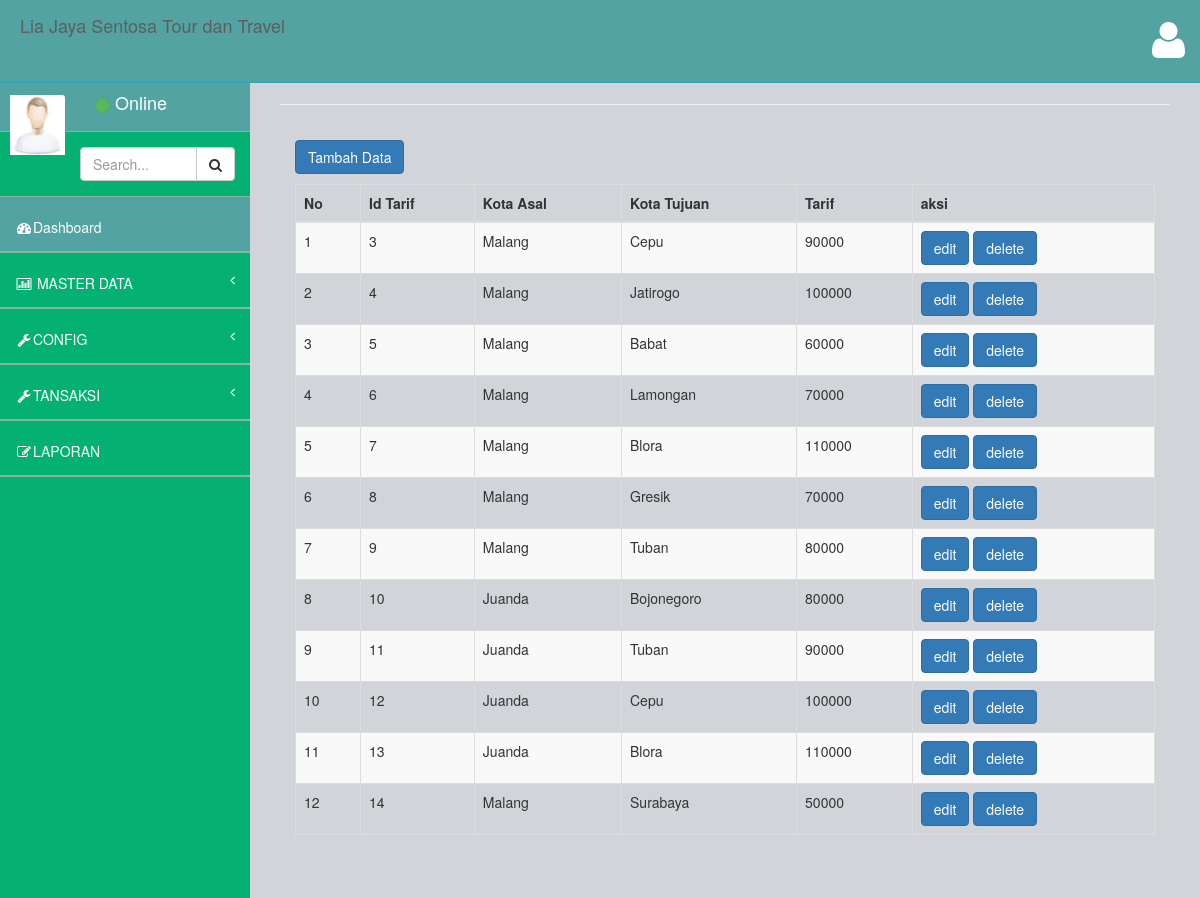
Page /index.php/tarif_kota on the committed database.
### tables this page shows
CREATE TABLE `tarif_kota` (
  `idtarif` int(11) NOT NULL,
  `kota_asal` varchar(200) DEFAULT NULL,
  `kota_tujuan` varchar(200) DEFAULT NULL,
  `tarif` varchar(200) DEFAULT NULL
);

CREATE TABLE `kota` (
  `idkota` int(11) NOT NULL,
  `idprovinsi` int(11) DEFAULT NULL,
  `nama_kota` varchar(200) DEFAULT NULL,
  `status` varchar(200) DEFAULT NULL
);

### application/controllers/tarif_kota.php (called while the page is built, shortened)
<?php
class Tarif_kota extends CI_Controller {
	function __construct(){
		$this->load->model('m_tarifkota');
    }
	public function index()
	{
		$this->load->model('m_kota');
		$data['menu']		='menu.php';
		$data['content']	='tarif_kota/v_datatarifkota.php';
		$data['data'] = $this->m_tarifkota->getdatatarif();
		$this->load->view('home.php',$data);
	}
 }

### index.php (called while the page is built, shortened)
<?php
require_once BASEPATH.'core/CodeIgniter.php';

### application/models/m_tarifkota.php (called while the page is built, shortened)
<?php
class M_tarifkota extends CI_model {
	public function getdatatarif(){
		return $this->db->get("tarif_kota");
	}
}

### application/models/m_kota.php (called while the page is built, shortened)
<?php
class M_kota extends CI_model {
	private $table="kota";
public function getKotaById($idkota=""){
		return $this->db->where("idkota",$idkota)->get($this->table);
	}
}

### application/views/tarif_kota/v_datatarifkota.php (the view, shortened to what this page needs)
<body>
    <div class="panel-body">
    <a href="<?php echo base_url('index.php/tarif_kota/tambah');?>" class= "btn btn-primary btn-small">Tambah Data</a>
    <p>
        <div class="table-responsive">
            <table class="table table-striped table-bordered table-hover" id="dataTables-example">
                <thead>
                    <tr>
                    <th>No</th>
                    <th>Id Tarif</th>
                    <th>Kota Asal</th>
                    <th>Kota Tujuan</th>
                    <th>Tarif</th>
                    <th>aksi</th>
                </thead>
            <tbody>
                   <tr>
                    <?php
						$no = 1;
						foreach ($data->result() as $row) {
							$kota_asal	= $this->m_kota->getKotaById($row->kota_asal)->row_array();
							$kota_tujuan	= $this->m_kota->getKotaById($row->kota_tujuan)->row_array();
						?>
                        <td><?php echo $no++; ?></td>
                        <td><?php echo $row->idtarif;?></td>
                        <td><?php echo $kota_asal['nama_kota'];?></td>
                        <td><?php echo $kota_tujuan['nama_kota'];?></td>
                        <td><?php echo $row->tarif;?></td>
                        <td>
                            <a class="btn btn-primary" href="<?php echo base_url('index.php/tarif_kota/edit/'.$row->idtarif);?>">edit</a>
                            <a class="btn btn-primary" href="<?php echo base_url('index.php/tarif_kota/hapus/'.$row->idtarif);?>">delete</a>
                   </tr>
                </td>
            </div>
        <?php }?>
    </body>
    </html>

### assets/css/style.css (style rules this page uses)
body { background-color: #f8f8f8; }

### rows in the picture
tarif_kota: idtarif "3", kota.nama_kota "Malang", kota.nama_kota "Cepu", tarif "90000"
tarif_kota: idtarif "4", kota.nama_kota "Malang", kota.nama_kota "Jatirogo", tarif "100000"
tarif_kota: idtarif "5", kota.nama_kota "Malang", kota.nama_kota "Babat", tarif "60000"
tarif_kota: idtarif "6", kota.nama_kota "Malang", kota.nama_kota "Lamongan", tarif "70000"
tarif_kota: idtarif "7", kota.nama_kota "Malang", kota.nama_kota "Blora", tarif "110000"
tarif_kota: idtarif "8", kota.nama_kota "Malang", kota.nama_kota "Gresik", tarif "70000"
tarif_kota: idtarif "9", kota.nama_kota "Malang", kota.nama_kota "Tuban", tarif "80000"
tarif_kota: idtarif "10", kota.nama_kota "Juanda", kota.nama_kota "Bojonegoro", tarif "80000"
tarif_kota: idtarif "11", kota.nama_kota "Juanda", kota.nama_kota "Tuban", tarif "90000"
tarif_kota: idtarif "12", kota.nama_kota "Juanda", kota.nama_kota "Cepu", tarif "100000"
tarif_kota: idtarif "13", kota.nama_kota "Juanda", kota.nama_kota "Blora", tarif "110000"
tarif_kota: idtarif "14", kota.nama_kota "Malang", kota.nama_kota "Surabaya", tarif "50000"
